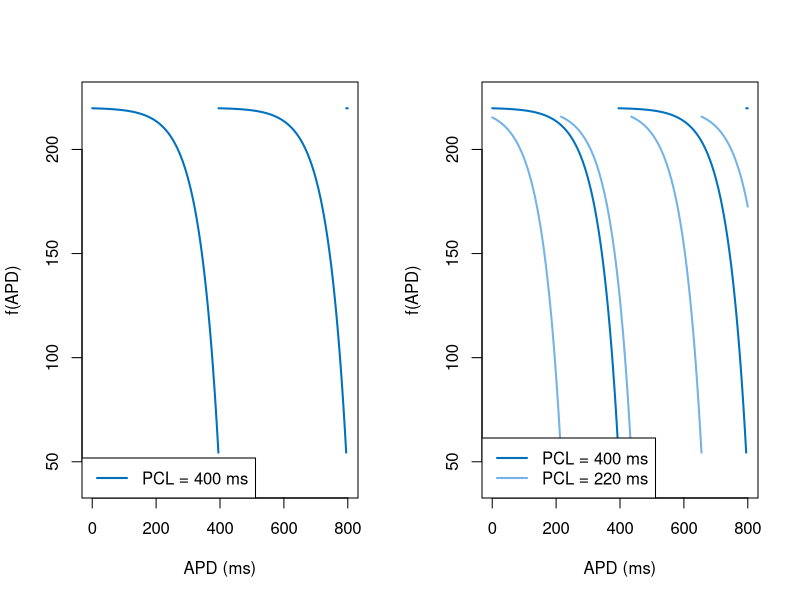

This chart was generated by the following R code:
# Fig. 1.40: Update function of the APD model (book, Section 1.6, Eq. 1.49 and 1.50)
# f(APD) = r(m PCL - APD) with m = ceil((APD + DI_min)/PCL), r(DI) = 220 - 180 exp(-DI/60), DI_min = 5 ms
# (c) 2026 Philipp Kügler · Program for the book "Dynamical Systems in the Life Sciences" · MIT License (see LICENSE)
DImin <- 5
r <- function(DI) 220 - 180 * exp(-DI / 60)
f <- function(APD, PCL) r(ceiling((APD + DImin) / PCL) * PCL - APD)   # ceiling: after how many periods the next stimulus takes effect

APD <- seq(0, 800, length.out = 4001)
farben <- c(rgb(0, 0.447, 0.741), rgb(0.45, 0.70, 0.90))
par(mfrow = c(1, 2))
for (p in 1:2) {
  PCLs <- if (p == 1) 400 else c(400, 220)
  plot(NULL, xlim = c(0, 800), ylim = c(40, 225), xlab = "APD (ms)", ylab = "f(APD)")
  for (i in seq_along(PCLs)) {
    y <- f(APD, PCLs[i])
    y[c(FALSE, abs(diff(y)) > 20)] <- NA   # do not connect the jumps
    lines(APD, y, col = farben[i], lwd = 2)
  }
  legend("bottomleft", legend = sprintf("PCL = %d ms", PCLs), col = farben[seq_along(PCLs)], lwd = 2)
}
cat("jumps at APD = k PCL - DI_min, e.g. 395 and 795 ms for PCL = 400 ms\n")
